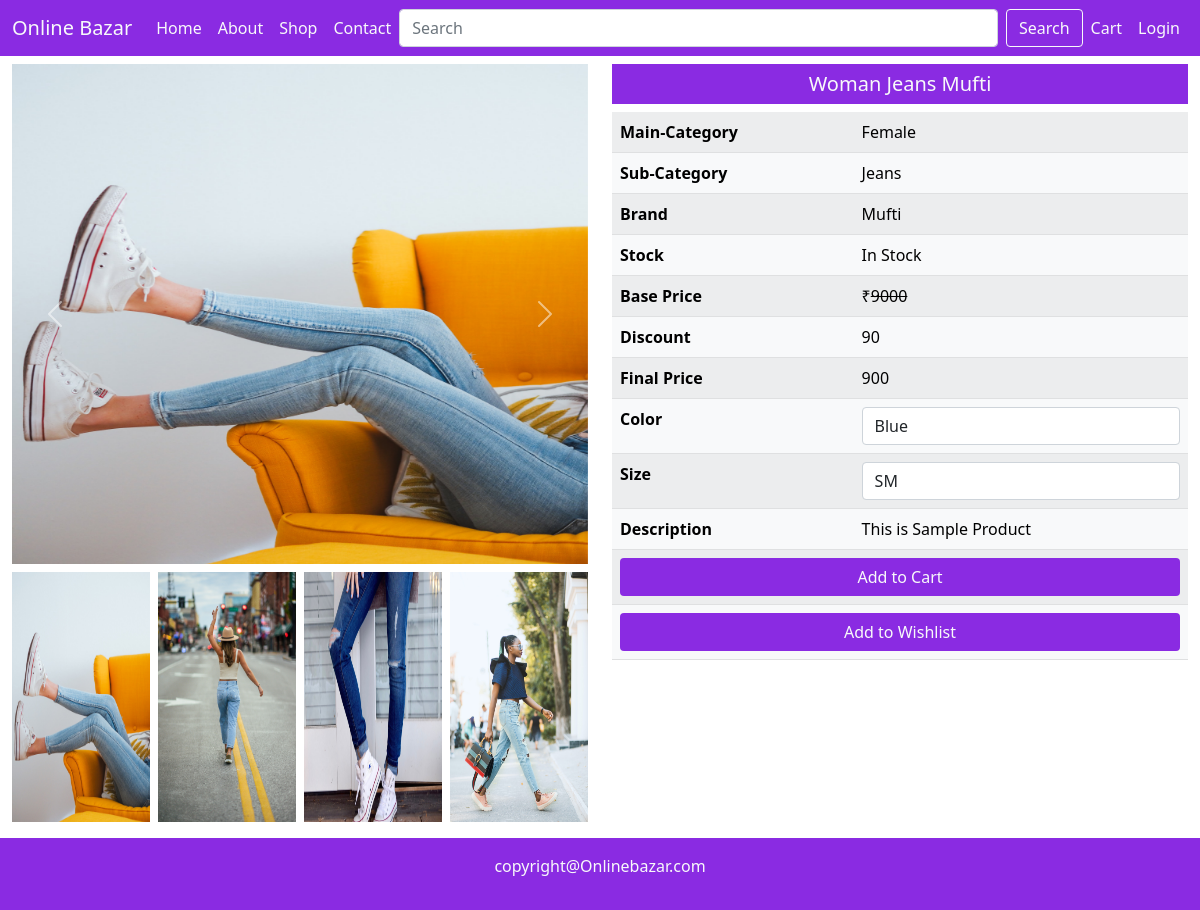
The app's page /single-product-page/6/ with its own data.
### mainApp/models.py (models this page shows, shortened)
class Product(models.Model):
    id = models.AutoField(primary_key=True)
    name = models.CharField(max_length=20)
    maincategory = models.ForeignKey(Maincategory,on_delete=models.CASCADE)
    subcategory = models.ForeignKey(Subcategory,on_delete=models.CASCADE)
    brand = models.ForeignKey(Brand,on_delete=models.CASCADE)
    seller = models.ForeignKey(Seller,on_delete=models.CASCADE,default=None)
    baseprice = models.IntegerField()
    discount = models.IntegerField()
    finalprice = models.IntegerField()
    size = models.CharField(max_length=100)
    color = models.CharField(max_length=100)
    description = models.TextField()
    stock = models.CharField(max_length=20,default="In Stock")
    pic1 = models.ImageField(upload_to="images",default="noimagep.png",null=True,blank=True)
    pic2 = models.ImageField(upload_to="images",default="noimagep.png",null=True,blank=True)
    pic3 = models.ImageField(upload_to="images",default="noimagep.png",null=True,blank=True)
    pic4 = models.ImageField(upload_to="images",default="noimagep.png",null=True,blank=True)

class Maincategory(models.Model):
    id = models.AutoField(primary_key=True)
    name = models.CharField(max_length=20)
    def __str__(self):
        return self.name

class Subcategory(models.Model):
    id = models.AutoField(primary_key=True)
    name = models.CharField(max_length=20)
    def __str__(self):
        return self.name

class Brand(models.Model):
    id = models.AutoField(primary_key=True)
    name = models.CharField(max_length=20)
    def __str__(self):
        return self.name

### mainApp/views.py (the view)
# urls.py: path('single-product-page/<int:num>/',views.singleProductPage),
def singleProductPage(request,num):
    p = Product.objects.get(id=num)
    color = p.color.split(",")
    color=color[:-1]
    size = p.size.split(",")
    size=size[:-1]
    return render(request,"singleProductPage.html",{"Product":p,"Color":color,"Size":size})

### mainApp/templates/singleProductPage.html (shortened to what this page needs)
{% extends 'index.html' %}
{% load static %}
{% block body %}
<div class="container-fluid mt-3">
    <div class="row">
        <div class="col-xxl-6 col-xl-6 col-lg-6 col-md-6 col-sm-12 col-12">
            <div id="carouselExampleFade" class="carousel slide carousel-fade" data-bs-ride="carousel">
                <div class="carousel-inner">
                    <div class="carousel-item active">
                        <img src="{{Product.pic1.url}}" height="500px" class="d-block w-100" alt="...">
                    </div>
                </div>
                <button class="carousel-control-prev" type="button" data-bs-target="#carouselExampleFade"
                    data-bs-slide="prev">
                    <span class="carousel-control-prev-icon" aria-hidden="true"></span>
                </button>
                <button class="carousel-control-next" type="button" data-bs-target="#carouselExampleFade"
                    data-bs-slide="next">
                    <span class="carousel-control-next-icon" aria-hidden="true"></span>
                </button>
            </div>
            <div class="mt-2 d-flex justify-content-between">
                <img src="{{Product.pic1.url}}" height="250px" width="24%">
                <img src="{{Product.pic2.url}}" height="250px" width="24%">
                <img src="{{Product.pic3.url}}" height="250px" width="24%">
                <img src="{{Product.pic4.url}}" height="250px" width="24%">
            </div>
        </div>
        <div class="col-xxl-6 col-xl-6 col-lg-6 col-md-6 col-sm-12 col-12">
            <h5 class="background text-light text-center p-2">{{Product.name}}</h5>
            <table class="table table-light table-striped table-hover">
                <tr>
                    <th>Main-Category</th>
                    <td>{{Product.maincategory}}</td>
                </tr>
                <tr>
                    <th>Sub-Category</th>
                    <td>{{Product.subcategory}}</td>
                </tr>
                <tr>
                    <th>Brand</th>
                    <td>{{Product.brand}}</td>
                </tr>
                <tr>
                    <th>Stock</th>
                    <td>{{Product.stock}}</td>
                </tr>
                <tr>
                    <th>Base Price</th>
                    <td>&#8377;<del>{{Product.baseprice}}</del></td>
                </tr>
                <tr>
                    <th>Discount</th>
                    <td>{{Product.discount}}</td>
                </tr>
                <tr>
                    <th>Final Price</th>
                    <td>{{Product.finalprice}}</td>
                </tr>
                <tr>
                    <th>Color</th>
                    <td><select name="color" class="form-control">
                            {% for i in Color %}
                            <option value="{{i}}">{{i}}</option>
                            {% endfor %}
                        </select></td>
                </tr>
                <tr>
                    <th>Size</th>
                    <td><select name="size" class="form-control">
                            {% for i in Size %}
                            <option value="{{i}}">{{i}}</option>
                            {% endfor %}
                        </select></td>
                </tr>
                <tr>
                    <th>Description</th>
                    <td>{{Product.description}}</td>
                </tr>
                <tr>
                    <th colspan="2"><a href="" class="btn background text-light w-100">Add to Cart</a></th>
                </tr>
                <tr>
                    <th colspan="2"><a href="/add-to-wishlist/{{Product.id}}/" class="btn background text-light w-100">Add to Wishlist</a></th>
                </tr>
            </table>
        </div>
    </div>
</div>
{% endblock %}

### mainApp/static/css/style.css (style rules this page uses)
.background { background-color: blueviolet; }

### records on screen
Product: pic1 (picture), pic2 (picture), pic3 (picture), pic4 (picture), name "Woman Jeans Mufti", maincategory "Female", subcategory "Jeans", brand "Mufti", stock "In Stock", baseprice "9000", discount "90", finalprice "900", description "This is Sample Product"

### other values on screen
form field color "Blue"
form field size "SM"
